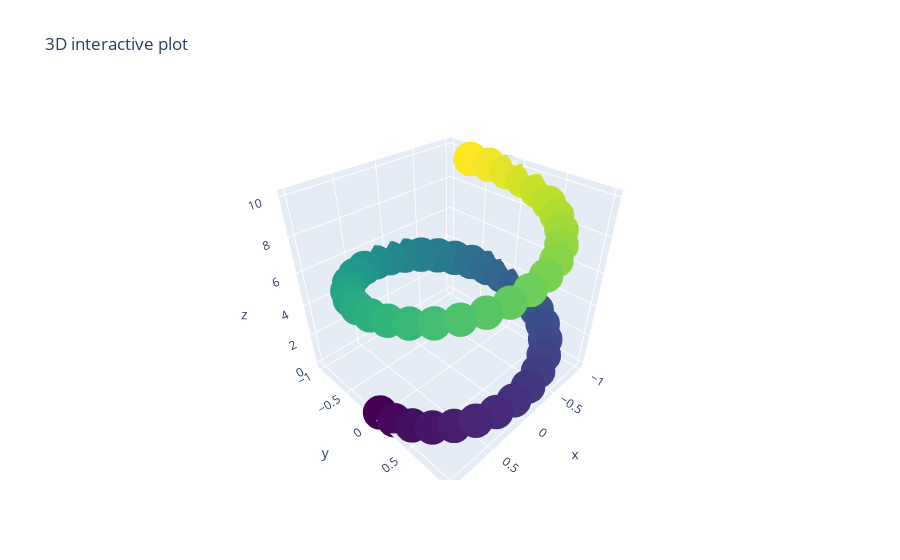

Write notebook code for a chart like this one.
### Markdown cell above
## Simple Plot

### Code cell
import plotly.graph_objs as go
Z=np.linspace(0,10,50)
X=np.cos(Z)
Y=np.sin(Z)
trace=go.Scatter3d(x=X,y=Y,z=Z,mode="markers",marker=dict(size=12,color=Z,colorscale='Viridis'))
layout=go.Layout(title='3D interactive plot')
fig=go.Figure(data=[trace],layout=layout)
fig.show()
